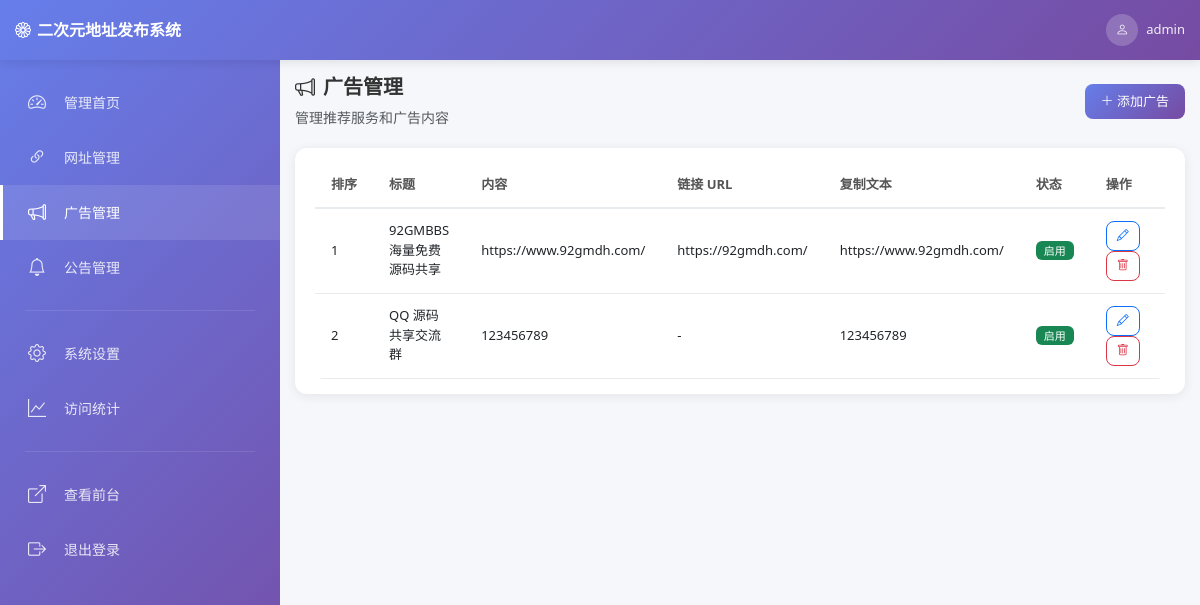
The app's page /admin/ads.php (signed in) with its own data.
### tables this page shows
CREATE TABLE `ads` (
  `id` int(11) NOT NULL AUTO_INCREMENT,
  `title` varchar(100) NOT NULL,
  `content` text,
  `link_url` varchar(500) DEFAULT NULL,
  `copy_text` varchar(255) DEFAULT NULL,
  `sort_order` int(11) DEFAULT 0,
  `is_active` tinyint(1) DEFAULT 1,
  `created_at` timestamp NULL DEFAULT CURRENT_TIMESTAMP,
  `updated_at` timestamp NULL DEFAULT CURRENT_TIMESTAMP ON UPDATE CURRENT_TIMESTAMP,
  PRIMARY KEY (`id`)
);

### includes/functions.php (called while the page is built, shortened)
<?php
function sanitize($data) {
    return htmlspecialchars(strip_tags(trim($data)), ENT_QUOTES, 'UTF-8');
}

### admin/ads.php (the view, shortened to what this page needs)
<?php
require_once '../includes/functions.php';
$pdo = getDbConnection();
?>
<div class="page-header d-flex justify-content-between align-items-center flex-wrap gap-2">
    <div>
        <h2><i class="bi bi-megaphone"></i> 广告管理</h2>
        <p class="text-muted mb-0">管理推荐服务和广告内容</p>
    </div>
    <button class="btn btn-primary" data-bs-toggle="modal" data-bs-target="#adModal">
        <i class="bi bi-plus-lg"></i> <span class="d-none d-sm-inline">添加广告</span><span class="d-sm-none">添加</span>
    </button>
</div>
<div class="card">
    <div class="card-body">
        <div class="table-responsive d-none d-md-block">
            <table class="table table-hover">
                <thead>
                    <tr>
                        <th>排序</th>
                        <th>标题</th>
                        <th>内容</th>
                        <th>链接 URL</th>
                        <th>复制文本</th>
                        <th>状态</th>
                        <th width="120">操作</th>
                    </tr>
                </thead>
                <tbody>
                    <?php
                    $stmt = $pdo->query("SELECT * FROM ads ORDER BY sort_order");
                    while ($row = $stmt->fetch()):
                    ?>
                    <tr>
                        <td><?= $row['sort_order'] ?></td>
                        <td><?= sanitize($row['title']) ?></td>
                        <td><?= sanitize($row['content']) ?></td>
                        <td><?= $row['link_url'] ? sanitize($row['link_url']) : '-' ?></td>
                        <td><?= $row['copy_text'] ? sanitize($row['copy_text']) : '-' ?></td>
                        <td><span class="badge bg-<?= $row['is_active'] ? 'success' : 'secondary' ?>"><?= $row['is_active'] ? '启用' : '禁用' ?></span></td>
                        <td>
                            <button class="btn btn-sm btn-outline-primary edit-btn"
                                data-id="<?= $row['id'] ?>"
                                data-title="<?= sanitize($row['title']) ?>"
                                data-content="<?= sanitize($row['content']) ?>"
                                data-link="<?= sanitize($row['link_url'] ?? '') ?>"
                                data-copy="<?= sanitize($row['copy_text'] ?? '') ?>"
                                data-sort="<?= $row['sort_order'] ?>"
                                data-active="<?= $row['is_active'] ?>">
                                <i class="bi bi-pencil"></i>
                            </button>
                            <button class="btn btn-sm btn-outline-danger" onclick="deleteAd(<?= $row['id'] ?>)">
                                <i class="bi bi-trash"></i>
                            </button>
                        </td>
                    </tr>
                    <?php endwhile; ?>
                </tbody>
            </table>
        </div>
    </div>
</div>
<?php
require 'layout.php';
?>

### admin/layout.php (style rules this page uses)
:root { --sidebar-width: 280px; }
* { -webkit-tap-highlight-color: transparent; }
body { background: #f5f7fa; overflow-x: hidden; font-size: 14px; }
.page-header { margin-bottom: 20px; }
.page-header h2 { font-size: 20px; font-weight: 600; color: #333; display: flex; align-items: center; gap: 8px; }
.page-header p { color: #666; font-size: 14px; margin-top: 5px; }
.card { border: none; box-shadow: 0 2px 12px rgba(0,0,0,0.08); margin-bottom: 20px; border-radius: 12px; background: white; }
.card-body { padding: 15px 20px; }
.table-responsive { border-radius: 8px; overflow-x: auto; -webkit-overflow-scrolling: touch; }
.table { margin-bottom: 0; min-width: 800px; }
.table th { font-weight: 600; color: #555; font-size: 13px; padding: 12px 16px; white-space: nowrap; border-bottom: 2px solid #e9ecef; }
.table td { padding: 12px 16px; vertical-align: middle; font-size: 13px; border-bottom: 1px solid #e9ecef; }
.btn { border-radius: 8px; font-size: 13px; padding: 8px 16px; }
.btn-sm { padding: 5px 10px; font-size: 12px; }
.btn-primary { background: linear-gradient(135deg, #667eea 0%, #764ba2 100%); border: none; }
.badge { font-size: 11px; padding: 4px 8px; font-weight: 500; }

### records on screen
ads: sort_order "1", title "92GMBBS 海量免费源码共享", content "https://www.92gmdh.com/", link_url "https://92gmdh.com/", copy_text "https://www.92gmdh.com/", is_active "启用"
ads: sort_order "2", title "QQ 源码共享交流群", content "123456789", copy_text "123456789", is_active "启用"

### other values on screen
getCurrentAdmin()['username'] "admin"
